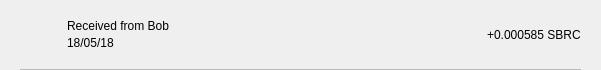
<?xml version="1.0" encoding="UTF-8"?>
<ui version="4.0">
 <class>TxRow</class>
 <widget class="QWidget" name="TxRow">
  <property name="geometry">
   <rect>
    <x>0</x>
    <y>0</y>
    <width>601</width>
    <height>70</height>
   </rect>
  </property>
  <property name="minimumSize">
   <size>
    <width>0</width>
    <height>40</height>
   </size>
  </property>
  <property name="windowTitle">
   <string>Form</string>
  </property>
  <layout class="QVBoxLayout" name="verticalLayout_3">
   <property name="spacing">
    <number>0</number>
   </property>
   <property name="leftMargin">
    <number>0</number>
   </property>
   <property name="topMargin">
    <number>0</number>
   </property>
   <property name="rightMargin">
    <number>0</number>
   </property>
   <property name="bottomMargin">
    <number>0</number>
   </property>
   <item>
    <widget class="QWidget" name="rowContainer" native="true">
     <layout class="QVBoxLayout" name="verticalLayout_2">
      <property name="spacing">
       <number>9</number>
      </property>
      <property name="leftMargin">
       <number>20</number>
      </property>
      <property name="topMargin">
       <number>9</number>
      </property>
      <property name="rightMargin">
       <number>20</number>
      </property>
      <property name="bottomMargin">
       <number>0</number>
      </property>
      <item>
       <widget class="QFrame" name="frame">
        <property name="styleSheet">
         <string notr="true">border:none;</string>
        </property>
        <property name="frameShape">
         <enum>QFrame::StyledPanel</enum>
        </property>
        <property name="frameShadow">
         <enum>QFrame::Raised</enum>
        </property>
        <layout class="QHBoxLayout" name="horizontalLayout" stretch="0,2,0">
         <property name="leftMargin">
          <number>0</number>
         </property>
         <property name="topMargin">
          <number>0</number>
         </property>
         <property name="rightMargin">
          <number>0</number>
         </property>
         <property name="bottomMargin">
          <number>0</number>
         </property>
         <item>
          <widget class="QPushButton" name="icon">
           <property name="focusPolicy">
            <enum>Qt::NoFocus</enum>
           </property>
           <property name="styleSheet">
            <string notr="true">border:none;</string>
           </property>
           <property name="text">
            <string/>
           </property>
           <property name="iconSize">
            <size>
             <width>28</width>
             <height>28</height>
            </size>
           </property>
          </widget>
         </item>
         <item>
          <layout class="QVBoxLayout" name="verticalLayout">
           <property name="spacing">
            <number>3</number>
           </property>
           <property name="leftMargin">
            <number>9</number>
           </property>
           <item>
            <widget class="QLabel" name="lblAddress">
             <property name="styleSheet">
              <string notr="true"/>
             </property>
             <property name="text">
              <string>Received from Bob</string>
             </property>
             <property name="alignment">
              <set>Qt::AlignBottom|Qt::AlignLeading|Qt::AlignLeft</set>
             </property>
            </widget>
           </item>
           <item>
            <widget class="QLabel" name="lblDate">
             <property name="styleSheet">
              <string notr="true"/>
             </property>
             <property name="text">
              <string>18/05/18</string>
             </property>
             <property name="alignment">
              <set>Qt::AlignLeading|Qt::AlignLeft|Qt::AlignTop</set>
             </property>
            </widget>
           </item>
          </layout>
         </item>
         <item>
          <widget class="QLabel" name="lblAmount">
           <property name="styleSheet">
            <string notr="true"/>
           </property>
           <property name="text">
            <string>+0.000585 SBRC</string>
           </property>
          </widget>
         </item>
        </layout>
       </widget>
      </item>
      <item>
       <widget class="QLabel" name="lblDivisory">
        <property name="minimumSize">
         <size>
          <width>0</width>
          <height>1</height>
         </size>
        </property>
        <property name="maximumSize">
         <size>
          <width>16777215</width>
          <height>1</height>
         </size>
        </property>
        <property name="styleSheet">
         <string notr="true">background-color:#bababa;</string>
        </property>
        <property name="text">
         <string/>
        </property>
        <property name="alignment">
         <set>Qt::AlignBottom|Qt::AlignLeading|Qt::AlignLeft</set>
        </property>
       </widget>
      </item>
     </layout>
    </widget>
   </item>
  </layout>
 </widget>
 <resources/>
 <connections/>
</ui>
